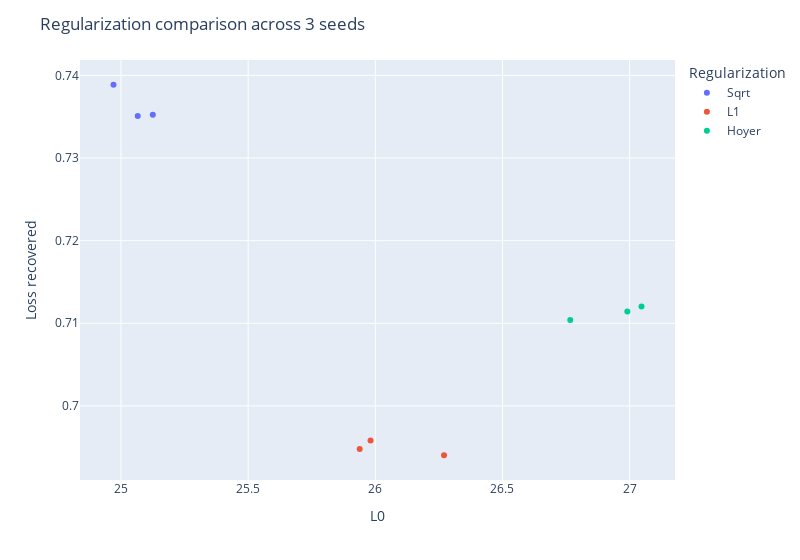

The notebook cell this image was saved under:
### Code cell
g = px.scatter(df, x="avg_directions", y="loss_recovered", color="reg")
g.update_layout(
    title="Regularization comparison across 3 seeds",
    xaxis_title="L0",
    yaxis_title="Loss recovered",
    legend_title_text='Regularization',
    width=800
)

### Figure 1 — Plotly figure (JSON) as saved in the notebook; plotly's stock layout.template omitted (floating-point values rounded to 4 significant figures)
{"data": [{"hovertemplate": "reg=Sqrt<br>avg_directions=%{x}<br>loss_recovered=%{y}<extra></extra>", "legendgroup": "Sqrt", "marker": {"color": "#636efa", "symbol": "circle"}, "mode": "markers", "name": "Sqrt", "orientation": "v", "showlegend": true, "type": "scatter", "x": [25.07, 24.97, 25.12], "xaxis": "x", "y": [0.7351, 0.7389, 0.7352], "yaxis": "y"}, {"hovertemplate": "reg=L1<br>avg_directions=%{x}<br>loss_recovered=%{y}<extra></extra>", "legendgroup": "L1", "marker": {"color": "#EF553B", "symbol": "circle"}, "mode": "markers", "name": "L1", "orientation": "v", "showlegend": true, "type": "scatter", "x": [25.98, 25.94, 26.27], "xaxis": "x", "y": [0.6958, 0.6948, 0.694], "yaxis": "y"}, {"hovertemplate": "reg=Hoyer<br>avg_directions=%{x}<br>loss_recovered=%{y}<extra></extra>", "legendgroup": "Hoyer", "marker": {"color": "#00cc96", "symbol": "circle"}, "mode": "markers", "name": "Hoyer", "orientation": "v", "showlegend": true, "type": "scatter", "x": [27.05, 26.77, 26.99], "xaxis": "x", "y": [0.712, 0.7104, 0.7114], "yaxis": "y"}], "layout": {"legend": {"title": {"text": "Regularization"}, "tracegroupgap": 0}, "margin": {"t": 60}, "title": {"text": "Regularization comparison across 3 seeds"}, "width": 800, "xaxis": {"anchor": "y", "domain": [0, 1], "title": {"text": "L0"}}, "yaxis": {"anchor": "x", "domain": [0, 1], "title": {"text": "Loss recovered"}}}}
